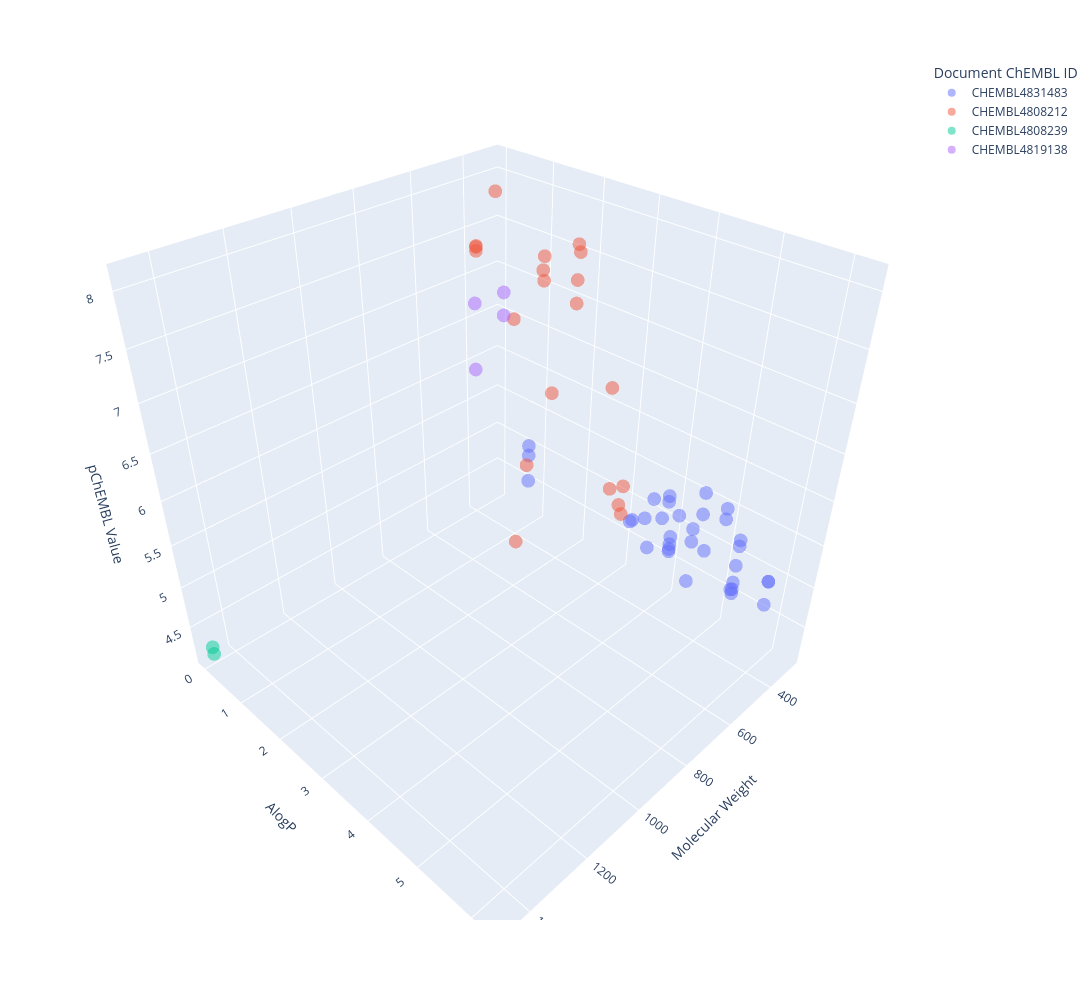

The notebook cell saved with this chart:
### Markdown cell above
### Plotly.3D scatter

### Code cell
import plotly.express as px
fig = px.scatter_3d(df,
                    x='Molecular Weight',
                    z='pChEMBL Value',
                    y='AlogP',
                    color='Document ChEMBL ID',
                    # color='Murcko_generic_SMILES',
                    # size='pChEMBL Value',
                    hover_name='Molecule ChEMBL ID',
                    hover_data=['Molecule ChEMBL ID',df.index],
                    opacity=0.5)
fig.update_layout(
    # showlegend=False, # Legendのon/off
    width=1200,
    height=1000
    ) 
fig.show()

### Figure 1 — Plotly figure (JSON) as saved in the notebook; plotly's stock layout.template omitted (floating-point values rounded to 4 significant figures)
{"data": [{"customdata": [["CHEMBL4864930", 0], ["CHEMBL4846173", 1], ["CHEMBL4854368", 2], ["CHEMBL4857861", 3], ["CHEMBL4860368", 4], ["CHEMBL4874978", 13], ["CHEMBL4877143", 14], ["CHEMBL4870400", 16], ["CHEMBL4874748", 18], ["CHEMBL4878063", 19], ["CHEMBL4851261", 22], ["CHEMBL4845924", 25], ["CHEMBL4850314", 26], ["CHEMBL4870398", 27], ["CHEMBL4857861", 29], ["CHEMBL4854844", 31], ["CHEMBL4869436", 32], ["CHEMBL4855167", 34], ["CHEMBL4854494", 35], ["CHEMBL4065616", 38], ["CHEMBL4852069", 43], ["CHEMBL4848534", 44], ["CHEMBL4065616", 45], ["CHEMBL4065616", 47], ["CHEMBL4863334", 48], ["CHEMBL4857654", 49], ["CHEMBL4865625", 50], ["CHEMBL4878063", 51], ["CHEMBL4852238", 52], ["CHEMBL4863973", 53], ["CHEMBL4870398", 54], ["CHEMBL4845924", 55], ["CHEMBL4869436", 56], ["CHEMBL4875555", 57]], "hovertemplate": "<b>%{hovertext}</b><br><br>Document ChEMBL ID=CHEMBL4831483<br>Molecular Weight=%{x}<br>AlogP=%{y}<br>pChEMBL Value=%{z}<br>Molecule ChEMBL ID=%{customdata[0]}<br>index=%{customdata[1]}<extra></extra>", "hovertext": ["CHEMBL4864930", "CHEMBL4846173", "CHEMBL4854368", "CHEMBL4857861", "CHEMBL4860368", "CHEMBL4874978", "CHEMBL4877143", "CHEMBL4870400", "CHEMBL4874748", "CHEMBL4878063", "CHEMBL4851261", "CHEMBL4845924", "CHEMBL4850314", "CHEMBL4870398", "CHEMBL4857861", "CHEMBL4854844", "CHEMBL4869436", "CHEMBL4855167", "CHEMBL4854494", "CHEMBL4065616", "CHEMBL4852069", "CHEMBL4848534", "CHEMBL4065616", "CHEMBL4065616", "CHEMBL4863334", "CHEMBL4857654", "CHEMBL4865625", "CHEMBL4878063", "CHEMBL4852238", "CHEMBL4863973", "CHEMBL4870398", "CHEMBL4845924", "CHEMBL4869436", "CHEMBL4875555"], "legendgroup": "CHEMBL4831483", "marker": {"color": "#636efa", "opacity": 0.5, "symbol": "circle"}, "mode": "markers", "name": "CHEMBL4831483", "scene": "scene", "showlegend": true, "type": "scatter3d", "x": [400.6, 444.2, 389.3, 449.4, 379.3, 444.2, 310.4, 444.2, 465.4, 310.4, 340.4, 402.5, 397.5, 386.5, 449.4, 296.4, 465.4, 383.5, 405.3, 602.6, 340.4, 310.4, 602.6, 602.6, 444.2, 405.3, 389.3, 310.4, 405.3, 364.4, 386.5, 402.5, 465.4, 405.3], "y": [5.5, 5.65, 4.68, 5.01, 4.89, 5.65, 4.14, 5.65, 6.25, 3.92, 3.6, 5.25, 3.53, 5.49, 5.01, 3.58, 6.25, 3.52, 4.35, 2.31, 3.93, 3.59, 2.31, 2.31, 5.65, 4.35, 4.68, 3.92, 4.35, 4.6, 5.49, 5.25, 6.25, 4.35], "z": [4.91, 5.06, 4.68, 5.72, 5.12, 5.01, 5.17, 5.14, 5.15, 5.34, 5.01, 5.66, 5.05, 5.4, 5.96, 5.17, 5.42, 5.04, 4.97, 5.51, 5.12, 4.57, 5.81, 5.92, 5.34, 5.06, 5.33, 5.27, 5, 5.1, 5.47, 5.78, 5.42, 5.15]}, {"customdata": [["CHEMBL4850298", 5], ["CHEMBL92708", 6], ["CHEMBL3559293", 7], ["CHEMBL213543", 8], ["CHEMBL4852855", 9], ["CHEMBL4796938", 10], ["CHEMBL4868590", 11], ["CHEMBL92708", 12], ["CHEMBL4857345", 15], ["CHEMBL2316746", 20], ["CHEMBL4764751", 23], ["CHEMBL3559293", 24], ["CHEMBL4796938", 28], ["CHEMBL3559293", 36], ["CHEMBL4764751", 39], ["CHEMBL4777223", 40], ["CHEMBL4518490", 41], ["CHEMBL231813", 42], ["CHEMBL64925", 46], ["CHEMBL4796938", 58]], "hovertemplate": "<b>%{hovertext}</b><br><br>Document ChEMBL ID=CHEMBL4808212<br>Molecular Weight=%{x}<br>AlogP=%{y}<br>pChEMBL Value=%{z}<br>Molecule ChEMBL ID=%{customdata[0]}<br>index=%{customdata[1]}<extra></extra>", "hovertext": ["CHEMBL4850298", "CHEMBL92708", "CHEMBL3559293", "CHEMBL213543", "CHEMBL4852855", "CHEMBL4796938", "CHEMBL4868590", "CHEMBL92708", "CHEMBL4857345", "CHEMBL2316746", "CHEMBL4764751", "CHEMBL3559293", "CHEMBL4796938", "CHEMBL3559293", "CHEMBL4764751", "CHEMBL4777223", "CHEMBL4518490", "CHEMBL231813", "CHEMBL64925", "CHEMBL4796938"], "legendgroup": "CHEMBL4808212", "marker": {"color": "#EF553B", "opacity": 0.5, "symbol": "circle"}, "mode": "markers", "name": "CHEMBL4808212", "scene": "scene", "showlegend": true, "type": "scatter3d", "x": [403.5, 362.5, 485.6, 572.7, 600.8, 452.6, 504.7, 362.5, 601.8, 635.8, 464.5, 485.6, 452.6, 485.6, 464.5, 472.5, 461.6, 679.9, 475.6, 452.6], "y": [1.54, 3.2, 0.54, 2.6, 3.15, 2.45, 1.78, 3.2, 1.96, 3.97, 1.86, 0.54, 2.45, 0.54, 1.86, 0.89, 3.34, 2.45, 3.59, 2.45], "z": [7.38, 5.32, 7.52, 6.54, 8.05, 7.51, 5.38, 4.97, 7.19, 7.03, 7.64, 7.47, 7.85, 7.51, 7.4, 8.1, 5.5, 4.94, 5.41, 7.28]}, {"customdata": [["CHEMBL4875501", 17], ["CHEMBL4875501", 59]], "hovertemplate": "<b>%{hovertext}</b><br><br>Document ChEMBL ID=CHEMBL4808239<br>Molecular Weight=%{x}<br>AlogP=%{y}<br>pChEMBL Value=%{z}<br>Molecule ChEMBL ID=%{customdata[0]}<br>index=%{customdata[1]}<extra></extra>", "hovertext": ["CHEMBL4875501", "CHEMBL4875501"], "legendgroup": "CHEMBL4808239", "marker": {"color": "#00cc96", "opacity": 0.5, "symbol": "circle"}, "mode": "markers", "name": "CHEMBL4808239", "scene": "scene", "showlegend": true, "type": "scatter3d", "x": [1469.0, 1469.0], "y": [0, 0], "z": [4.24, 4.15]}, {"customdata": [["CHEMBL4869416", 21], ["CHEMBL4877358", 30], ["CHEMBL4869416", 33], ["CHEMBL4877358", 37]], "hovertemplate": "<b>%{hovertext}</b><br><br>Document ChEMBL ID=CHEMBL4819138<br>Molecular Weight=%{x}<br>AlogP=%{y}<br>pChEMBL Value=%{z}<br>Molecule ChEMBL ID=%{customdata[0]}<br>index=%{customdata[1]}<extra></extra>", "hovertext": ["CHEMBL4869416", "CHEMBL4877358", "CHEMBL4869416", "CHEMBL4877358"], "legendgroup": "CHEMBL4819138", "marker": {"color": "#ab63fa", "opacity": 0.5, "symbol": "circle"}, "mode": "markers", "name": "CHEMBL4819138", "scene": "scene", "showlegend": true, "type": "scatter3d", "x": [555.5, 504.5, 555.5, 504.5], "y": [0.89, 1.24, 0.89, 1.24], "z": [6.35, 6.96, 7.07, 7.2]}], "layout": {"height": 1000, "legend": {"title": {"text": "Document ChEMBL ID"}, "tracegroupgap": 0}, "margin": {"t": 60}, "scene": {"aspectmode": "auto", "aspectratio": {"x": 1, "y": 1, "z": 1}, "domain": {"x": [0, 1], "y": [0, 1]}, "xaxis": {"title": {"text": "Molecular Weight"}, "type": "linear"}, "yaxis": {"title": {"text": "AlogP"}, "type": "linear"}, "zaxis": {"title": {"text": "pChEMBL Value"}, "type": "linear"}}, "width": 1200}}
